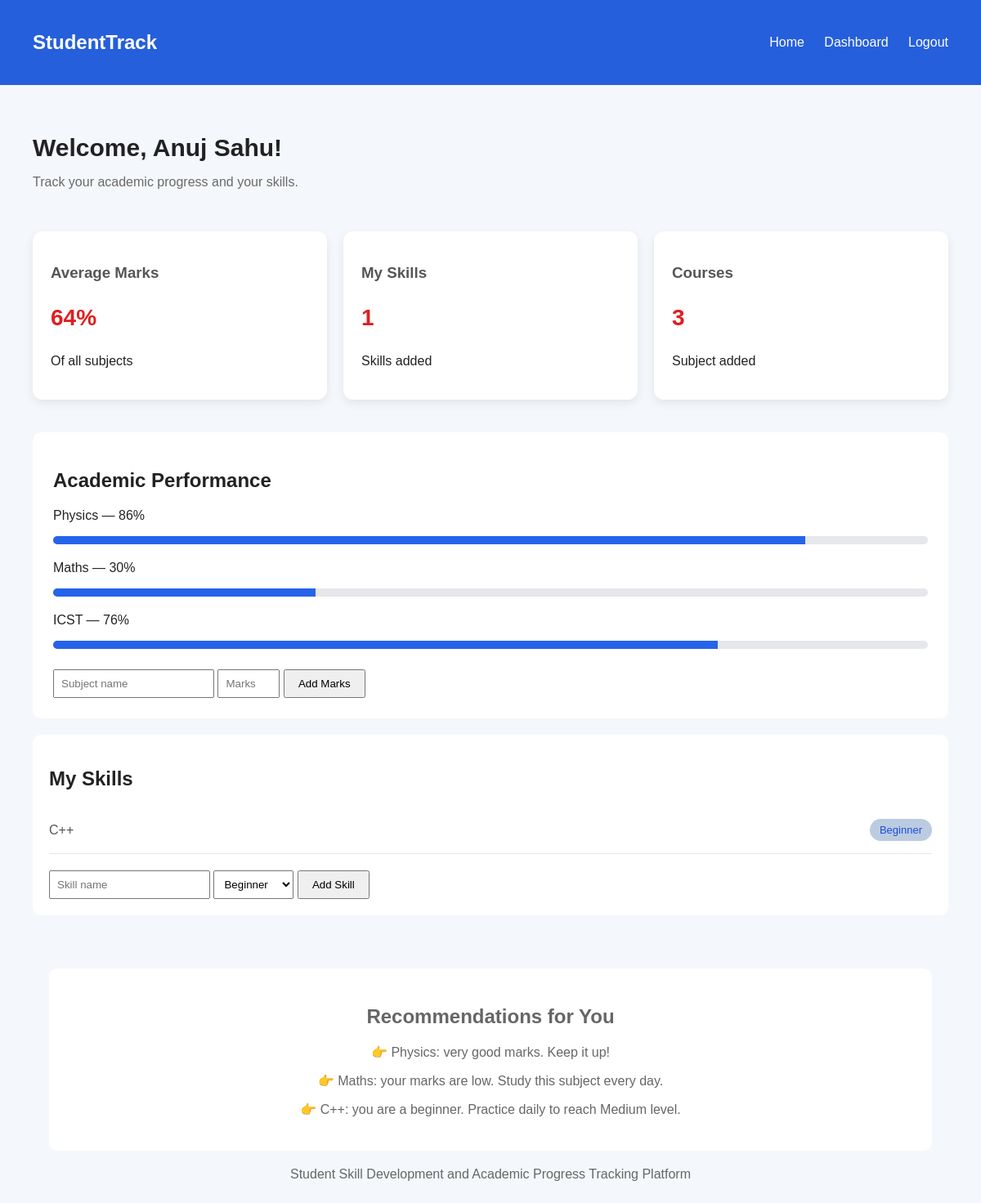
The app's page /dashboard (signed in) with its own data.
### tables this page shows
CREATE TABLE users (
            id INTEGER PRIMARY KEY AUTOINCREMENT,
            name TEXT,
            father_name TEXT,
            enrollment TEXT,
            mobile TEXT,
            email TEXT,
            password TEXT
        );

CREATE TABLE marks (
            id INTEGER PRIMARY KEY AUTOINCREMENT,
            enrollment TEXT,
            subject TEXT,
            marks INTEGER
        );

CREATE TABLE skills (
            id INTEGER PRIMARY KEY AUTOINCREMENT,
            enrollment TEXT,
            skill_name TEXT,
            level TEXT
        );

### app.py (the view)
@app.route("/dashboard")
def dashboard():
    if "enrollment" not in session:
        return redirect("/login")
    db = sqlite3.connect("students.db")
    user = db.execute(
        "SELECT name FROM users WHERE enrollment = ?",
        (session["enrollment"],)
    ).fetchone()
    skills = db.execute(
        "SELECT skill_name, level FROM skills WHERE enrollment = ?",
        (session["enrollment"],)
    ).fetchall()
    marks = db.execute(
        "SELECT subject, marks FROM marks WHERE enrollment = ?",
        (session["enrollment"],)
    ).fetchall()
    db.close()
    if user is None:
        return redirect("/login")
    average = 0
    if len(marks) > 0:
        total = 0
        for m in marks:
            total = total + m[1]
        average = round(total / len(marks))
    tips = []
    if len(marks) == 0:
        tips.append("Add your marks to get advice.")
    for m in marks:
        if m[1] < 40:
            tips.append(m[0] + ": your marks are low. Study this subject every day.")
        elif m[1] < 60:
            tips.append(m[0] + ": your marks are average. Practice more questions.")
        elif m[1] >= 80:
            tips.append(m[0] + ": very good marks. Keep it up!")
    if len(skills) == 0:
        tips.append("Add your skills to get advice.")
    for s in skills:
        if s[1] == "Beginner":
            tips.append(s[0] + ": you are a beginner. Practice daily to reach Medium level.")
    return render_template("dashboard.html", name=user[0], skills=skills, marks=marks, average=average, tips=tips)

### app.py (called while the page is built)
@app.after_request
def no_cache(response):
    response.headers["Cache-Control"] = "no-store"
    return response

### templates/dashboard.html (shortened to what this page needs)
<!DOCTYPE html>
<html lang="en">
<head>
</head>
<body>
    <nav>
        <h2>StudentTrack</h2>
        <div class="nav-links">
            <a href="/">Home</a>
            <a href="/dashboard">Dashboard</a>
            <a href="/logout">Logout</a>
        </div>
    </nav>
    <section class="welcome">
        <h1>Welcome, {{ name }}!</h1>
        <p> Track your academic progress and your skills.</p>
    </section>
    <section class="summary">
       <div class="card">
    <h3>Average Marks</h3>
    <p class="number">{{ average }}%</p>
    <p>Of all subjects</p>
</div>
        <div class="card">
            <h3>My Skills</h3>
            <p class="number">{{ skills|length }}</p>
            <p>Skills added</p>
        </div>
        <div class="card">
            <h3>Courses</h3>
           <p class="number">{{ marks|length }}</p>
            <p>Subject added</p>
        </div>
    </section>
    <section class="panel">
    <h2>Academic Performance</h2>
    {% for m in marks %}
    <div class="subject">
        <p>{{ m[0] }} — {{ m[1] }}%</p>
        <div class="progress">
            <div class="bar" style="width: {{ m[1] }}%;"></div>
        </div>
    </div>
    {% else %}
    <p>No marks added yet.</p>
    {% endfor %}
    <form action="/addmark" method="post" style="margin-top: 25px;">
        <input type="text" name="subject" placeholder="Subject name" required style="padding: 8px;">
        <input type="number" name="marks" placeholder="Marks (0-100)" min="0" max="100" required style="padding: 8px;">
        <button type="submit" style="padding: 8px 16px;">Add Marks</button>
    </form>
</section>
    <section class="skill">
    <h2>My Skills</h2>
    {% for s in skills %}
    <div class="skillgroup">
        <span>{{ s[0] }}</span>
        <span class="level">{{ s[1] }}</span>
    </div>
    {% else %}
    <p>No skills added yet.</p>
    {% endfor %}
    <form action="/addskill" method="post" style="margin-top: 20px;">
        <input type="text" name="skill" placeholder="Skill name" required style="padding: 8px;">
        <select name="level" style="padding: 8px;">
            <option>Beginner</option>
        </select>
        <button type="submit" style="padding: 8px 16px;">Add Skill</button>
    </form>
</section>
    <footer>
        <section class="panel">
    <h2>Recommendations for You</h2>
    {% for t in tips %}
    <p>👉 {{ t }}</p>
    {% endfor %}
</section>
        <p>Student Skill Development and Academic Progress Tracking Platform</p>
    </footer>
</body>
</html>

### templates/dashboard.html (style rules this page uses)
body { margin: 0; font-family: Arial, sans-serif; background-color: #f4f7fb; color: #222; }
nav { background-color: #265fdc; color: white; padding: 18px 40px; display: flex; justify-content: space-between; align-items: center; }
.nav-links a { color: white; text-decoration: none; margin-left: 20px; }
.welcome { padding: 35px 40px 15px; }
.welcome h1 { font-size: 30px; margin-bottom: 10px; }
.welcome p { color: #6c6969; }
.summary { display: flex; gap: 20px; padding: 20px 40px; flex-wrap: wrap; }
.card { background-color: white; padding: 22px; border-radius: 12px; flex: 1; min-width: 180px; box-shadow: 0 4px 12px rgba(23, 18, 18, 0.08); }
.card h3 { color: #555; }
.number { font-size: 28px; font-weight: bold; color: #de1f1f; }
.panel { background-color: white; margin: 20px 40px; padding: 25px; border-radius: 10px; }
.subject { margin-top: 20px; }
.progress { height: 10px; background-color: #e5e7eb; border-radius: 10px; overflow: hidden; }
.bar { height: 100%; background-color: #2563eb; }
footer { text-align: center; padding: 20px; color: #666; margin-top: 25px; }
.skill { margin: 20px 40px; padding: 20px; background-color: white; border-radius: 10px; }
.skillgroup { display: flex; justify-content: space-between; align-items: center; padding: 15px 0; border-bottom: 1px solid #e5e7eb; color: #555; }
.level { background-color: #bbcbe1; color: #1d4ed8; padding: 6px 12px; border-radius: 20px; font-size: 13px; }

### records on screen
users: name "Anuj Sahu"
marks: subject "Physics", marks "86"
marks: subject "Maths", marks "30"
marks: subject "ICST", marks "76"
skills: skill_name "C++", level "Beginner"

### other values on screen
{{ average }} "64"
{{ skills|length }} "1"
{{ marks|length }} "3"
{{ t }} "Physics: very good marks. Keep it up!" "Maths: your marks are low. Study this subject every day." "C++: you are a beginner. Practice daily to reach Medium level."
